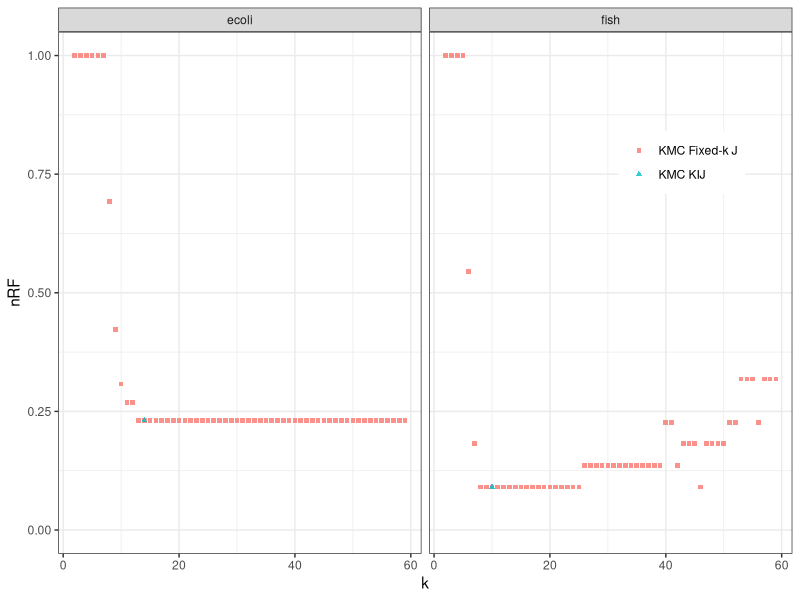

Here is the R script that generated this plot:
#!/usr/bin/env Rscript

library(ggplot2)
library(dplyr)

afdf <- read.csv("./kij_j_df.csv", header=T)
afdf <- afdf[!grepl('Dashing', afdf$tool_and_method),]

facet_names <- list(
  'ecoli'="29 E. coli genomes",
  'fish'="25 fish mitochondria"
)

facet_label <- function(y, x) { return(facet_names[x]); }

pdf(file='f4_afproject.pdf', width=7.5, height=2.5)
ggplot(
      afdf, aes(x=as.numeric(unik), y=nRF, color=tool_and_method, shape=tool_and_method)) +
      geom_point(size=1.25,alpha=.8) +
      facet_wrap(~species, nrow=1) +
      scale_shape_manual(values=c(15,17,19,8)) +
      scale_y_continuous(limits=c(0, 1)) +
      labs(x='k') +
      theme_bw() +
      theme(legend.title=element_blank(), legend.position = c(.85, .75))
dev.off()
